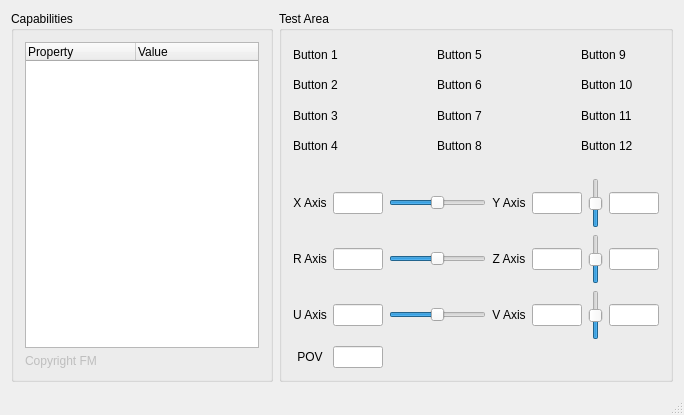
<?xml version="1.0" encoding="UTF-8"?>
<ui version="4.0">
 <class>GamepadDemo</class>
 <widget class="QMainWindow" name="GamepadDemo">
  <property name="geometry">
   <rect>
    <x>0</x>
    <y>0</y>
    <width>684</width>
    <height>415</height>
   </rect>
  </property>
  <property name="windowTitle">
   <string>GamepadDemo</string>
  </property>
  <widget class="QWidget" name="centralWidget">
   <layout class="QHBoxLayout" name="horizontalLayout_2" stretch="2,3">
    <item>
     <widget class="QGroupBox" name="groupBox_caps">
      <property name="title">
       <string>Capabilities</string>
      </property>
      <layout class="QVBoxLayout" name="verticalLayout_4">
       <item>
        <widget class="QTreeWidget" name="treeWidget">
         <property name="autoScrollMargin">
          <number>16</number>
         </property>
         <property name="editTriggers">
          <set>QAbstractItemView::NoEditTriggers</set>
         </property>
         <property name="alternatingRowColors">
          <bool>true</bool>
         </property>
         <property name="rootIsDecorated">
          <bool>false</bool>
         </property>
         <property name="uniformRowHeights">
          <bool>true</bool>
         </property>
         <property name="itemsExpandable">
          <bool>false</bool>
         </property>
         <property name="headerHidden">
          <bool>false</bool>
         </property>
         <property name="expandsOnDoubleClick">
          <bool>false</bool>
         </property>
         <property name="columnCount">
          <number>2</number>
         </property>
         <attribute name="headerVisible">
          <bool>true</bool>
         </attribute>
         <attribute name="headerDefaultSectionSize">
          <number>110</number>
         </attribute>
         <attribute name="headerShowSortIndicator" stdset="0">
          <bool>false</bool>
         </attribute>
         <attribute name="headerStretchLastSection">
          <bool>true</bool>
         </attribute>
         <column>
          <property name="text">
           <string notr="true">Property</string>
          </property>
         </column>
         <column>
          <property name="text">
           <string notr="true">Value</string>
          </property>
         </column>
        </widget>
       </item>
       <item>
        <widget class="QLabel" name="label_copyRight">
         <property name="enabled">
          <bool>false</bool>
         </property>
         <property name="text">
          <string notr="true">Copyright FM</string>
         </property>
        </widget>
       </item>
      </layout>
     </widget>
    </item>
    <item>
     <widget class="QGroupBox" name="groupBox_testing">
      <property name="title">
       <string>Test Area</string>
      </property>
      <layout class="QVBoxLayout" name="verticalLayout_5" stretch="1,1">
       <property name="spacing">
        <number>20</number>
       </property>
       <item>
        <layout class="QGridLayout" name="gridLayout">
         <property name="topMargin">
          <number>0</number>
         </property>
         <item row="0" column="0">
          <widget class="QLabel" name="label">
           <property name="text">
            <string>Button 1</string>
           </property>
           <property name="alignment">
            <set>Qt::AlignLeading|Qt::AlignLeft|Qt::AlignVCenter</set>
           </property>
          </widget>
         </item>
         <item row="0" column="1">
          <widget class="ScaledImage" name="image_button_1" native="true">
           <property name="minimumSize">
            <size>
             <width>20</width>
             <height>20</height>
            </size>
           </property>
          </widget>
         </item>
         <item row="1" column="0">
          <widget class="QLabel" name="label_2">
           <property name="text">
            <string>Button 2</string>
           </property>
           <property name="alignment">
            <set>Qt::AlignLeading|Qt::AlignLeft|Qt::AlignVCenter</set>
           </property>
          </widget>
         </item>
         <item row="1" column="1">
          <widget class="ScaledImage" name="image_button_2" native="true">
           <property name="minimumSize">
            <size>
             <width>20</width>
             <height>20</height>
            </size>
           </property>
          </widget>
         </item>
         <item row="2" column="0">
          <widget class="QLabel" name="label_3">
           <property name="text">
            <string>Button 3</string>
           </property>
           <property name="alignment">
            <set>Qt::AlignLeading|Qt::AlignLeft|Qt::AlignVCenter</set>
           </property>
          </widget>
         </item>
         <item row="3" column="0">
          <widget class="QLabel" name="label_4">
           <property name="text">
            <string>Button 4</string>
           </property>
           <property name="alignment">
            <set>Qt::AlignLeading|Qt::AlignLeft|Qt::AlignVCenter</set>
           </property>
          </widget>
         </item>
         <item row="2" column="1">
          <widget class="ScaledImage" name="image_button_3" native="true">
           <property name="minimumSize">
            <size>
             <width>20</width>
             <height>20</height>
            </size>
           </property>
          </widget>
         </item>
         <item row="3" column="1">
          <widget class="ScaledImage" name="image_button_4" native="true">
           <property name="minimumSize">
            <size>
             <width>20</width>
             <height>20</height>
            </size>
           </property>
          </widget>
         </item>
         <item row="0" column="3">
          <widget class="QLabel" name="label_5">
           <property name="text">
            <string>Button 5</string>
           </property>
           <property name="alignment">
            <set>Qt::AlignLeading|Qt::AlignLeft|Qt::AlignVCenter</set>
           </property>
          </widget>
         </item>
         <item row="0" column="4">
          <widget class="ScaledImage" name="image_button_5" native="true">
           <property name="minimumSize">
            <size>
             <width>20</width>
             <height>20</height>
            </size>
           </property>
          </widget>
         </item>
         <item row="1" column="3">
          <widget class="QLabel" name="label_6">
           <property name="text">
            <string>Button 6</string>
           </property>
           <property name="alignment">
            <set>Qt::AlignLeading|Qt::AlignLeft|Qt::AlignVCenter</set>
           </property>
          </widget>
         </item>
         <item row="2" column="3">
          <widget class="QLabel" name="label_7">
           <property name="text">
            <string>Button 7</string>
           </property>
           <property name="alignment">
            <set>Qt::AlignLeading|Qt::AlignLeft|Qt::AlignVCenter</set>
           </property>
          </widget>
         </item>
         <item row="3" column="3">
          <widget class="QLabel" name="label_8">
           <property name="text">
            <string>Button 8</string>
           </property>
           <property name="alignment">
            <set>Qt::AlignLeading|Qt::AlignLeft|Qt::AlignVCenter</set>
           </property>
          </widget>
         </item>
         <item row="3" column="4">
          <widget class="ScaledImage" name="image_button_8" native="true">
           <property name="minimumSize">
            <size>
             <width>20</width>
             <height>20</height>
            </size>
           </property>
          </widget>
         </item>
         <item row="1" column="4">
          <widget class="ScaledImage" name="image_button_6" native="true">
           <property name="minimumSize">
            <size>
             <width>20</width>
             <height>20</height>
            </size>
           </property>
          </widget>
         </item>
         <item row="2" column="4">
          <widget class="ScaledImage" name="image_button_7" native="true">
           <property name="minimumSize">
            <size>
             <width>20</width>
             <height>20</height>
            </size>
           </property>
          </widget>
         </item>
         <item row="0" column="6">
          <widget class="QLabel" name="label_9">
           <property name="text">
            <string>Button 9</string>
           </property>
           <property name="alignment">
            <set>Qt::AlignLeading|Qt::AlignLeft|Qt::AlignVCenter</set>
           </property>
          </widget>
         </item>
         <item row="1" column="6">
          <widget class="QLabel" name="label_10">
           <property name="text">
            <string>Button 10</string>
           </property>
           <property name="alignment">
            <set>Qt::AlignLeading|Qt::AlignLeft|Qt::AlignVCenter</set>
           </property>
          </widget>
         </item>
         <item row="2" column="6">
          <widget class="QLabel" name="label_11">
           <property name="text">
            <string>Button 11</string>
           </property>
           <property name="alignment">
            <set>Qt::AlignLeading|Qt::AlignLeft|Qt::AlignVCenter</set>
           </property>
          </widget>
         </item>
         <item row="3" column="6">
          <widget class="QLabel" name="label_12">
           <property name="text">
            <string>Button 12</string>
           </property>
           <property name="alignment">
            <set>Qt::AlignLeading|Qt::AlignLeft|Qt::AlignVCenter</set>
           </property>
          </widget>
         </item>
         <item row="0" column="7">
          <widget class="ScaledImage" name="image_button_9" native="true">
           <property name="minimumSize">
            <size>
             <width>20</width>
             <height>20</height>
            </size>
           </property>
          </widget>
         </item>
         <item row="1" column="7">
          <widget class="ScaledImage" name="image_button_10" native="true">
           <property name="minimumSize">
            <size>
             <width>20</width>
             <height>20</height>
            </size>
           </property>
          </widget>
         </item>
         <item row="2" column="7">
          <widget class="ScaledImage" name="image_button_11" native="true">
           <property name="minimumSize">
            <size>
             <width>20</width>
             <height>20</height>
            </size>
           </property>
          </widget>
         </item>
         <item row="3" column="7">
          <widget class="ScaledImage" name="image_button_12" native="true">
           <property name="minimumSize">
            <size>
             <width>20</width>
             <height>20</height>
            </size>
           </property>
          </widget>
         </item>
         <item row="0" column="2">
          <spacer name="horizontalSpacer">
           <property name="orientation">
            <enum>Qt::Horizontal</enum>
           </property>
           <property name="sizeHint" stdset="0">
            <size>
             <width>40</width>
             <height>20</height>
            </size>
           </property>
          </spacer>
         </item>
         <item row="0" column="5">
          <spacer name="horizontalSpacer_2">
           <property name="orientation">
            <enum>Qt::Horizontal</enum>
           </property>
           <property name="sizeHint" stdset="0">
            <size>
             <width>40</width>
             <height>20</height>
            </size>
           </property>
          </spacer>
         </item>
        </layout>
       </item>
       <item>
        <layout class="QGridLayout" name="gridLayout_2" rowstretch="0,1,0,1" columnstretch="0,0,0,0,0,0" rowminimumheight="0,1,0,1">
         <property name="sizeConstraint">
          <enum>QLayout::SetDefaultConstraint</enum>
         </property>
         <property name="leftMargin">
          <number>0</number>
         </property>
         <property name="topMargin">
          <number>0</number>
         </property>
         <item row="0" column="0">
          <widget class="QLabel" name="label_axis_x">
           <property name="text">
            <string>X Axis</string>
           </property>
           <property name="alignment">
            <set>Qt::AlignCenter</set>
           </property>
          </widget>
         </item>
         <item row="2" column="0">
          <widget class="QLabel" name="label_axis_u">
           <property name="text">
            <string>U Axis</string>
           </property>
           <property name="alignment">
            <set>Qt::AlignCenter</set>
           </property>
          </widget>
         </item>
         <item row="0" column="2">
          <widget class="QSlider" name="horizontalSlider_x">
           <property name="minimum">
            <number>0</number>
           </property>
           <property name="maximum">
            <number>65535</number>
           </property>
           <property name="value">
            <number>32767</number>
           </property>
           <property name="orientation">
            <enum>Qt::Horizontal</enum>
           </property>
          </widget>
         </item>
         <item row="0" column="1">
          <widget class="QLineEdit" name="lineEdit_x_axis">
           <property name="maximumSize">
            <size>
             <width>50</width>
             <height>16777215</height>
            </size>
           </property>
           <property name="inputMethodHints">
            <set>Qt::ImhPreferNumbers</set>
           </property>
           <property name="alignment">
            <set>Qt::AlignRight|Qt::AlignTrailing|Qt::AlignVCenter</set>
           </property>
           <property name="readOnly">
            <bool>true</bool>
           </property>
          </widget>
         </item>
         <item row="1" column="3">
          <widget class="QLabel" name="label_axis_z">
           <property name="text">
            <string>Z Axis</string>
           </property>
           <property name="alignment">
            <set>Qt::AlignCenter</set>
           </property>
          </widget>
         </item>
         <item row="1" column="4">
          <widget class="QLineEdit" name="lineEdit_z_axis">
           <property name="maximumSize">
            <size>
             <width>50</width>
             <height>16777215</height>
            </size>
           </property>
           <property name="inputMethodHints">
            <set>Qt::ImhPreferNumbers</set>
           </property>
           <property name="alignment">
            <set>Qt::AlignRight|Qt::AlignTrailing|Qt::AlignVCenter</set>
           </property>
           <property name="readOnly">
            <bool>true</bool>
           </property>
          </widget>
         </item>
         <item row="2" column="1">
          <widget class="QLineEdit" name="lineEdit_u_axis">
           <property name="maximumSize">
            <size>
             <width>50</width>
             <height>16777215</height>
            </size>
           </property>
           <property name="inputMethodHints">
            <set>Qt::ImhPreferNumbers</set>
           </property>
           <property name="alignment">
            <set>Qt::AlignRight|Qt::AlignTrailing|Qt::AlignVCenter</set>
           </property>
           <property name="readOnly">
            <bool>true</bool>
           </property>
          </widget>
         </item>
         <item row="2" column="2">
          <widget class="QSlider" name="horizontalSlider_u">
           <property name="minimum">
            <number>0</number>
           </property>
           <property name="maximum">
            <number>65535</number>
           </property>
           <property name="value">
            <number>32767</number>
           </property>
           <property name="orientation">
            <enum>Qt::Horizontal</enum>
           </property>
          </widget>
         </item>
         <item row="1" column="5">
          <layout class="QHBoxLayout" name="horizontalLayout_4">
           <item>
            <widget class="QSlider" name="horizontalSlider_z">
             <property name="minimumSize">
              <size>
               <width>0</width>
               <height>50</height>
              </size>
             </property>
             <property name="minimum">
              <number>0</number>
             </property>
             <property name="maximum">
              <number>65535</number>
             </property>
             <property name="value">
              <number>32767</number>
             </property>
             <property name="orientation">
              <enum>Qt::Vertical</enum>
             </property>
             <property name="invertedControls">
              <bool>false</bool>
             </property>
            </widget>
           </item>
           <item>
            <widget class="QLineEdit" name="lineEdit_degrees_2">
             <property name="maximumSize">
              <size>
               <width>50</width>
               <height>16777215</height>
              </size>
             </property>
             <property name="inputMethodHints">
              <set>Qt::ImhPreferNumbers</set>
             </property>
             <property name="alignment">
              <set>Qt::AlignRight|Qt::AlignTrailing|Qt::AlignVCenter</set>
             </property>
             <property name="readOnly">
              <bool>true</bool>
             </property>
            </widget>
           </item>
          </layout>
         </item>
         <item row="0" column="3">
          <widget class="QLabel" name="label_axis_y">
           <property name="text">
            <string>Y Axis</string>
           </property>
           <property name="alignment">
            <set>Qt::AlignCenter</set>
           </property>
          </widget>
         </item>
         <item row="0" column="4">
          <widget class="QLineEdit" name="lineEdit_y_axis">
           <property name="maximumSize">
            <size>
             <width>50</width>
             <height>16777215</height>
            </size>
           </property>
           <property name="inputMethodHints">
            <set>Qt::ImhPreferNumbers</set>
           </property>
           <property name="alignment">
            <set>Qt::AlignRight|Qt::AlignTrailing|Qt::AlignVCenter</set>
           </property>
           <property name="readOnly">
            <bool>true</bool>
           </property>
          </widget>
         </item>
         <item row="1" column="0">
          <widget class="QLabel" name="label_axis_r">
           <property name="text">
            <string>R Axis</string>
           </property>
           <property name="alignment">
            <set>Qt::AlignCenter</set>
           </property>
          </widget>
         </item>
         <item row="1" column="1">
          <widget class="QLineEdit" name="lineEdit_r_axis">
           <property name="maximumSize">
            <size>
             <width>50</width>
             <height>16777215</height>
            </size>
           </property>
           <property name="inputMethodHints">
            <set>Qt::ImhPreferNumbers</set>
           </property>
           <property name="alignment">
            <set>Qt::AlignRight|Qt::AlignTrailing|Qt::AlignVCenter</set>
           </property>
           <property name="readOnly">
            <bool>true</bool>
           </property>
          </widget>
         </item>
         <item row="0" column="5">
          <layout class="QHBoxLayout" name="horizontalLayout">
           <item>
            <widget class="QSlider" name="horizontalSlider_y">
             <property name="minimumSize">
              <size>
               <width>0</width>
               <height>50</height>
              </size>
             </property>
             <property name="sizeIncrement">
              <size>
               <width>0</width>
               <height>0</height>
              </size>
             </property>
             <property name="layoutDirection">
              <enum>Qt::LeftToRight</enum>
             </property>
             <property name="minimum">
              <number>0</number>
             </property>
             <property name="maximum">
              <number>65535</number>
             </property>
             <property name="value">
              <number>32767</number>
             </property>
             <property name="orientation">
              <enum>Qt::Vertical</enum>
             </property>
            </widget>
           </item>
           <item>
            <widget class="QLineEdit" name="lineEdit_degrees_1">
             <property name="maximumSize">
              <size>
               <width>50</width>
               <height>16777215</height>
              </size>
             </property>
             <property name="inputMethodHints">
              <set>Qt::ImhPreferNumbers</set>
             </property>
             <property name="alignment">
              <set>Qt::AlignRight|Qt::AlignTrailing|Qt::AlignVCenter</set>
             </property>
             <property name="readOnly">
              <bool>true</bool>
             </property>
            </widget>
           </item>
          </layout>
         </item>
         <item row="1" column="2">
          <widget class="QSlider" name="horizontalSlider_r">
           <property name="minimum">
            <number>0</number>
           </property>
           <property name="maximum">
            <number>65535</number>
           </property>
           <property name="value">
            <number>32767</number>
           </property>
           <property name="orientation">
            <enum>Qt::Horizontal</enum>
           </property>
          </widget>
         </item>
         <item row="2" column="3">
          <widget class="QLabel" name="label_axis_v">
           <property name="text">
            <string>V Axis</string>
           </property>
           <property name="alignment">
            <set>Qt::AlignCenter</set>
           </property>
          </widget>
         </item>
         <item row="2" column="4">
          <widget class="QLineEdit" name="lineEdit_v_axis">
           <property name="maximumSize">
            <size>
             <width>50</width>
             <height>16777215</height>
            </size>
           </property>
           <property name="inputMethodHints">
            <set>Qt::ImhPreferNumbers</set>
           </property>
           <property name="alignment">
            <set>Qt::AlignRight|Qt::AlignTrailing|Qt::AlignVCenter</set>
           </property>
           <property name="readOnly">
            <bool>true</bool>
           </property>
          </widget>
         </item>
         <item row="2" column="5">
          <layout class="QHBoxLayout" name="horizontalLayout_3">
           <item>
            <widget class="QSlider" name="horizontalSlider_v">
             <property name="minimumSize">
              <size>
               <width>0</width>
               <height>50</height>
              </size>
             </property>
             <property name="minimum">
              <number>0</number>
             </property>
             <property name="maximum">
              <number>65535</number>
             </property>
             <property name="value">
              <number>32767</number>
             </property>
             <property name="orientation">
              <enum>Qt::Vertical</enum>
             </property>
             <property name="invertedControls">
              <bool>false</bool>
             </property>
            </widget>
           </item>
           <item>
            <widget class="QLineEdit" name="lineEdit_degrees_3">
             <property name="maximumSize">
              <size>
               <width>50</width>
               <height>16777215</height>
              </size>
             </property>
             <property name="inputMethodHints">
              <set>Qt::ImhPreferNumbers</set>
             </property>
             <property name="alignment">
              <set>Qt::AlignRight|Qt::AlignTrailing|Qt::AlignVCenter</set>
             </property>
             <property name="readOnly">
              <bool>true</bool>
             </property>
            </widget>
           </item>
          </layout>
         </item>
         <item row="3" column="0">
          <widget class="QLabel" name="label_pov">
           <property name="text">
            <string>POV</string>
           </property>
           <property name="alignment">
            <set>Qt::AlignCenter</set>
           </property>
          </widget>
         </item>
         <item row="3" column="1">
          <widget class="QLineEdit" name="lineEdit_pov">
           <property name="maximumSize">
            <size>
             <width>50</width>
             <height>16777215</height>
            </size>
           </property>
           <property name="inputMethodHints">
            <set>Qt::ImhPreferNumbers</set>
           </property>
           <property name="alignment">
            <set>Qt::AlignRight|Qt::AlignTrailing|Qt::AlignVCenter</set>
           </property>
           <property name="readOnly">
            <bool>true</bool>
           </property>
          </widget>
         </item>
        </layout>
       </item>
      </layout>
     </widget>
    </item>
   </layout>
  </widget>
  <widget class="QStatusBar" name="statusBar"/>
  <widget class="QMenuBar" name="menuBar">
   <property name="geometry">
    <rect>
     <x>0</x>
     <y>0</y>
     <width>684</width>
     <height>22</height>
    </rect>
   </property>
  </widget>
 </widget>
 <layoutdefault spacing="6" margin="11"/>
 <customwidgets>
  <customwidget>
   <class>ScaledImage</class>
   <extends>QWidget</extends>
   <header>../Widgets/ScaledImage.h</header>
   <container>1</container>
  </customwidget>
 </customwidgets>
 <resources/>
 <connections/>
</ui>
